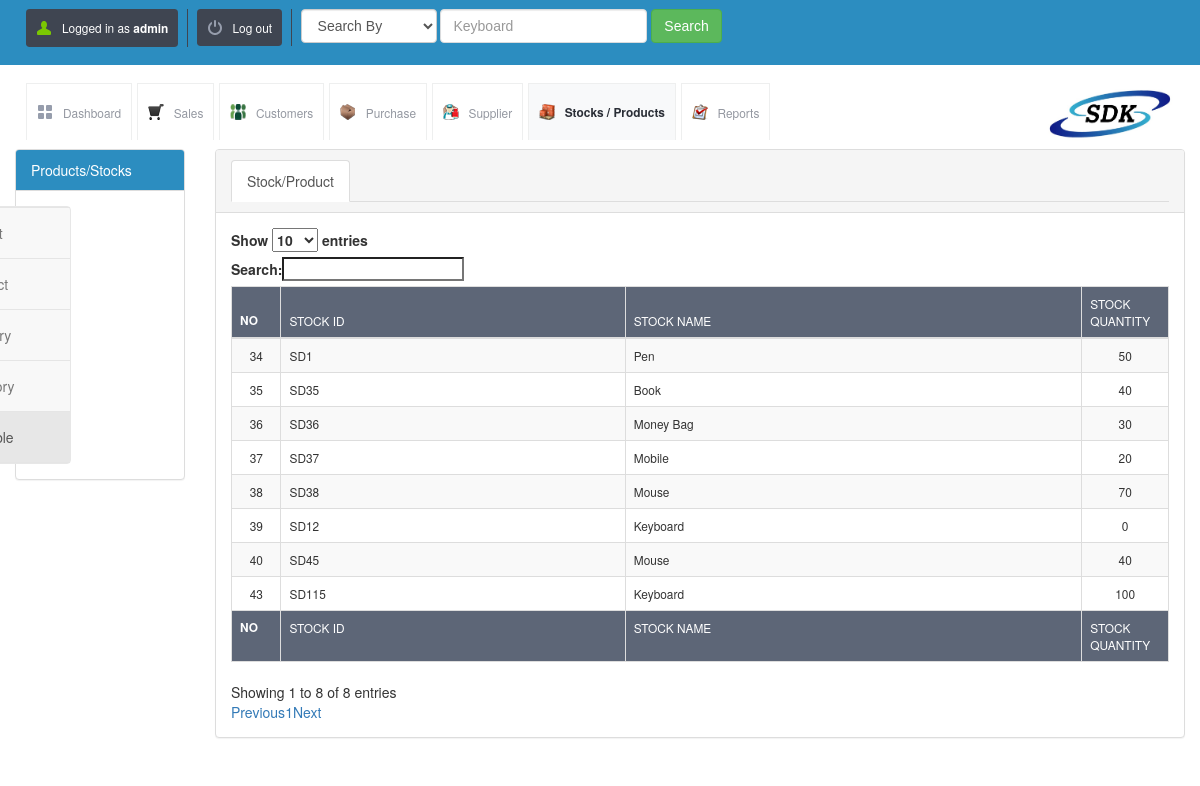
Page /view_stock_availability.php (signed in) on the earlier database version.
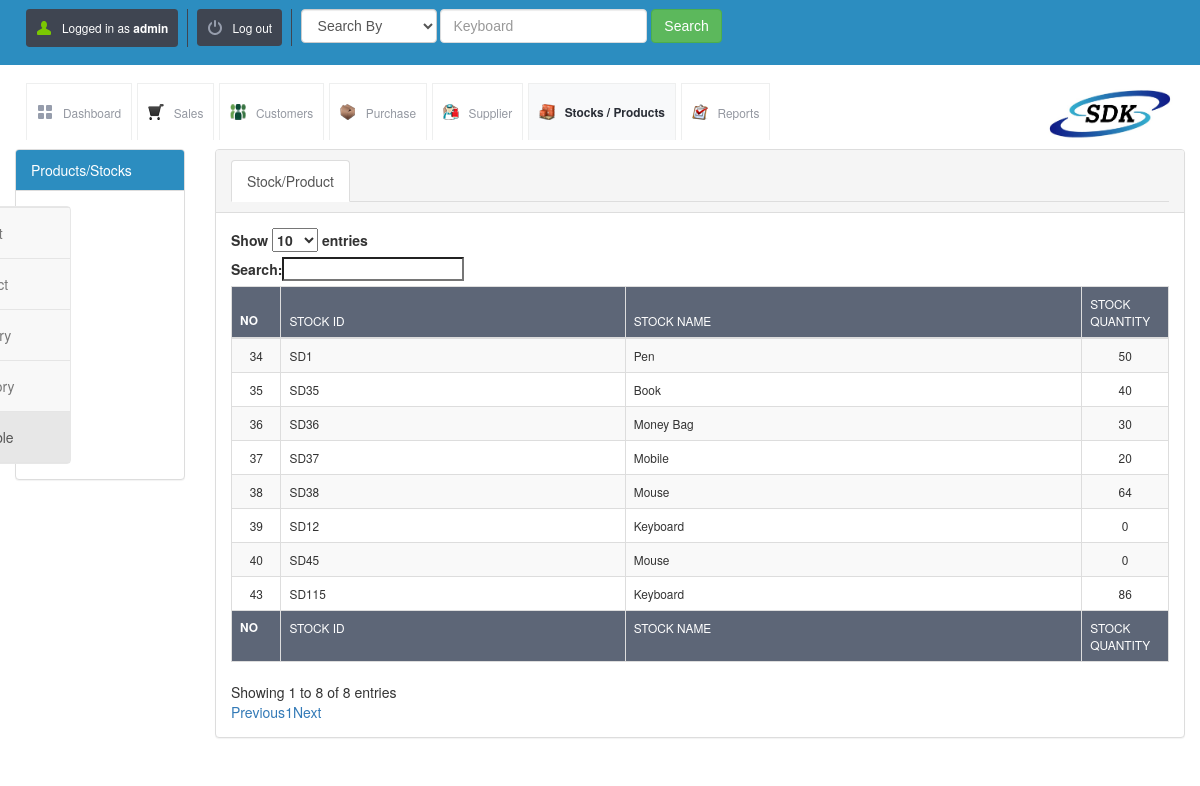
Same page on the later database version.
### tables this page shows
CREATE TABLE `stock_details` (
  `id` int(10) UNSIGNED NOT NULL,
  `stock_id` varchar(120) NOT NULL,
  `stock_name` varchar(120) NOT NULL,
  `stock_quantity` int(11) NOT NULL,
  `supplier_id` varchar(250) NOT NULL,
  `company_price` decimal(10,2) NOT NULL,
  `selling_price` decimal(10,2) NOT NULL,
  `category` varchar(120) NOT NULL,
  `date` timestamp NOT NULL DEFAULT CURRENT_TIMESTAMP ON UPDATE CURRENT_TIMESTAMP,
  `expire_date` datetime NOT NULL
);

### config.php (called while the page is built)
<?php $config["database"] = "SDK"; $config["host"]= "localhost";$config["username"]= "root"; $config["password"]= "";?>

### lib/db.class.php (called while the page is built, shortened)
<?php
  class DB
  {
    function DB($base, $server, $user, $pass)
    {
      $this->connection = mysqli_connect($server, $user, $pass, $base);
    }
    function getMicroTime()
    {
      list($msec, $sec) = explode(' ', microtime());
      return floor($sec / 1000) + $msec;
    }
  }
?>

### init.php (called while the page is built, shortened)
<?php
include("lib/db.class.php");
$db = new DB($config['database'], $config['host'], $config['username'], $config['password']);
?>

### view_stock_availability.php (the view, shortened to what this page needs)
<?php include("master_head.php"); ?>
<div class="container-fluid">
    <div class="row">
        <div class="col-md-2">
            <div class="panel panel-default">
                <div class="panel-heading epanel">Products/Stocks</div>
                <div class="panel-body">
                    <nav class="navbar navbar-default sidebar" role="navigation">
                        <div class="collapse navbar-collapse" id="bs-sidebar-navbar-collapse-1">
                            <ul class="nav navbar-nav">
                                <li><a href="add_stock.php">Add Stock/Product</a></li>
                                <li><a href="view_product.php">View Stock/Product</a></li>
                                <li><a href="add_category.php">Add Stock Category</a></li>
                                <li><a href="view_category.php">view Stock Category</a></li>
                                <li class="active"><a href="view_stock_availability.php">view Stock Available</a></li>
                            </ul>
                        </div>
                    </nav>
                </div>
            </div>
        </div>
        <div class="col-md-10">
            <div class="panel panel-default">
                <div class="panel-heading">
                    <ul class="nav nav-tabs" role="tablist">
                        <li class="active">
                            <a href="#products" role="tab" data-toggle="tab">Stock/Product</a>
                        </li>
                    </ul>
                </div>
                <div class="panel-body">
                    <div class="tab-content">
                        <div class="tab-pane active" id="products">
                            <table id="example" class="table table-striped table-bordered dt-responsive nowrap" cellspacing="0" width="100%">
                                <thead>
                                <tr>
                                    <th>No</th>
                                    <th>stock id</th>
                                    <th>stock name</th>
                                    <th>stock quantity</th>
                                </tr>
                                </thead>
                                <tfoot>
                                <tr>
                                    <th>No</th>
                                    <th>stock id</th>
                                    <th>stock name</th>
                                    <th>stock quantity</th>
                                </tr>
                                </tfoot>
                                <tbody>
                                <?php
                                $sql = "SELECT * FROM stock_details";
                                $result = mysqli_query($db->connection, $sql);
                                while ($row = mysqli_fetch_array($result)) {
                                    ?>
                                    <tr>
                                        <td><?php echo $row['id']; ?></td>
                                        <td><?php echo $row['stock_id']; ?></td>
                                        <td><?php echo $row['stock_name']; ?></td>
                                        <td><?php echo $row['stock_quantity']; ?></td>
                                    </tr>
                                <?php  } ?>
                                </tbody>
                            </table>
                        </div>
                    </div>
                </div>
            </div>
        </div>
    </div>
</div>
</body>
</html>

Differences in the rows shown:
changed stock_details "SD38": stock_quantity "70" → "64"
changed stock_details "SD45": stock_quantity "40" → "0"
changed stock_details "SD115": stock_quantity "100" → "86"
